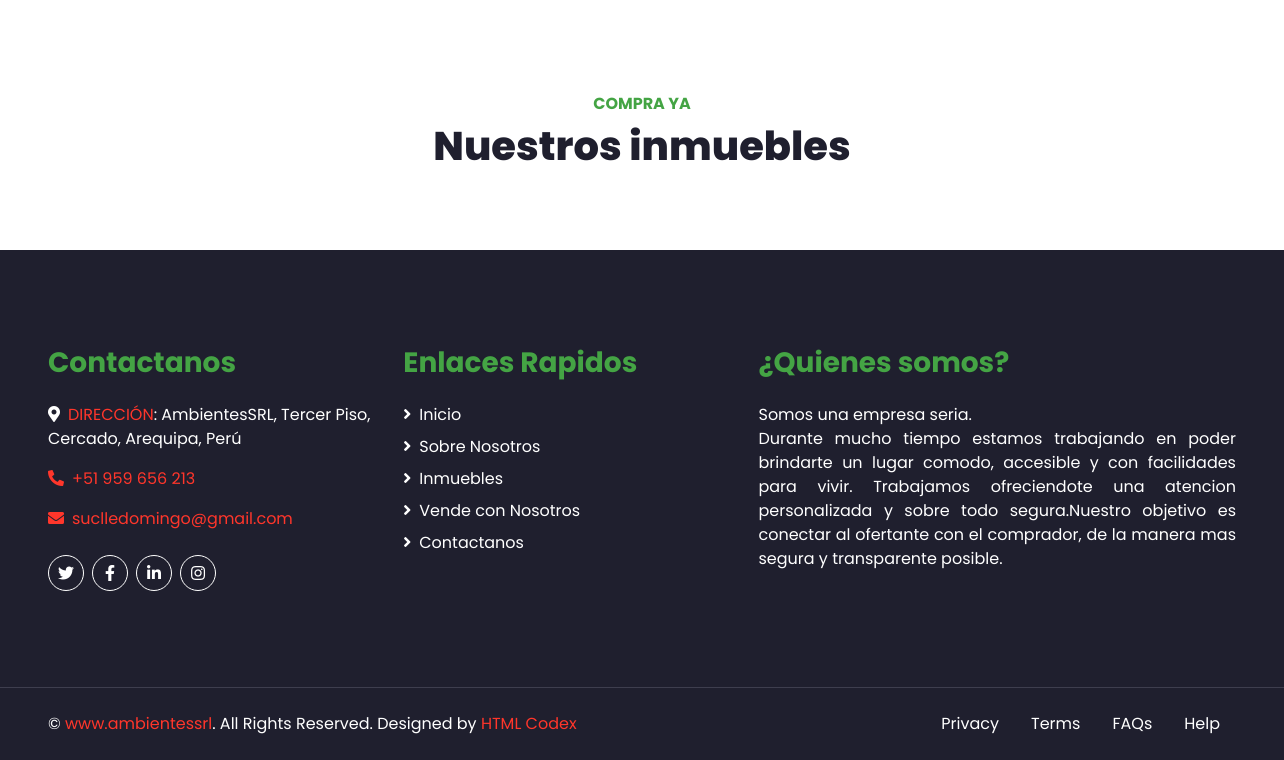
/ (lower part), run on an earlier commit of the app's database.
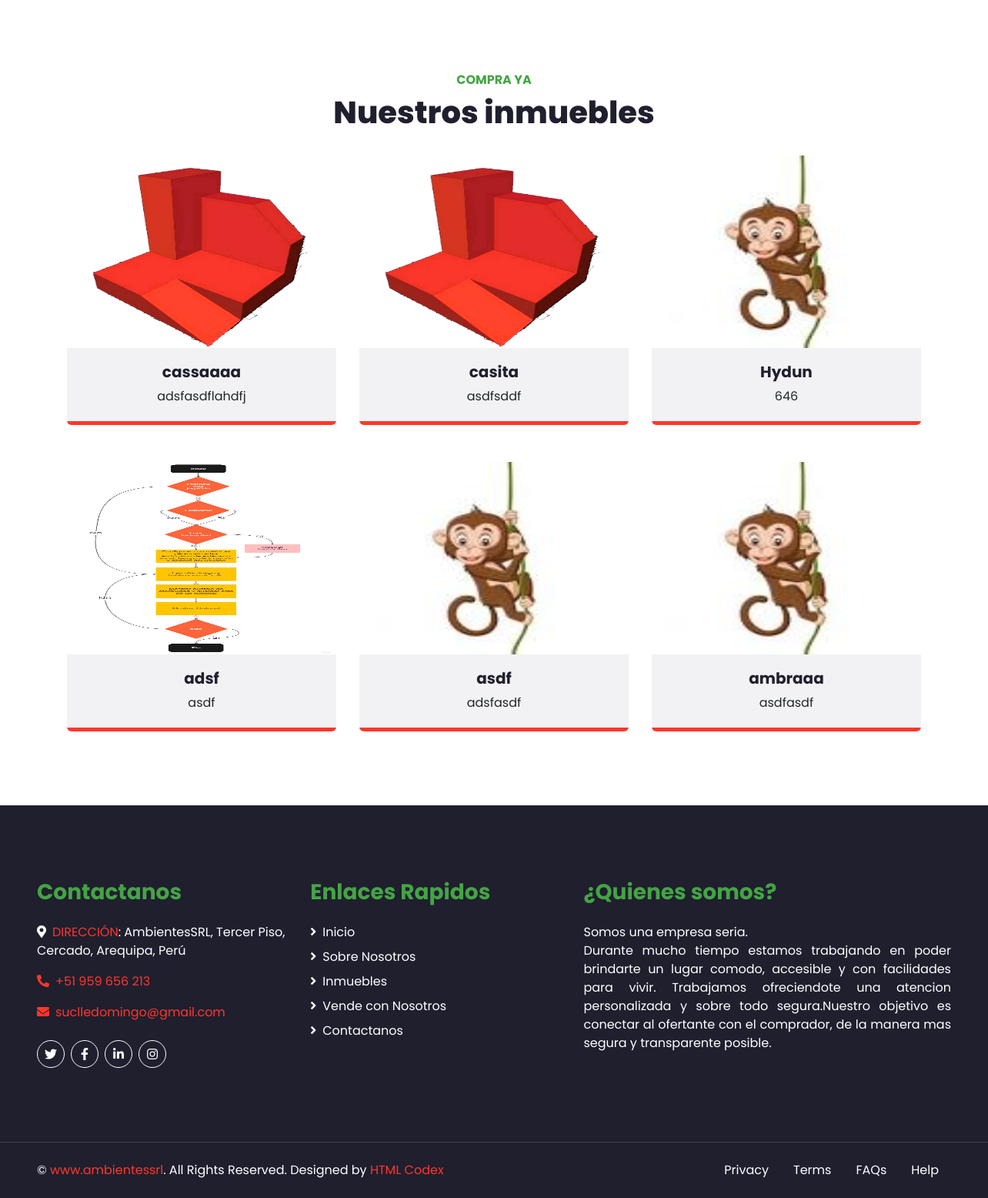
And on a later commit of the database.
### blog/models.py (models this page shows, shortened)
class Post(models.Model):
  author = models.ForeignKey(settings.AUTH_USER_MODEL, on_delete=models.CASCADE)
  titulo = models.CharField(max_length=200)
  ubicacion = models.TextField()
  areatotal = models.IntegerField()
  areaconstruida = models.IntegerField()
  cantdedormitorios = models.IntegerField()
  cantdebaños = models.IntegerField()
  hayasensor = models.BooleanField()
  descuento = models.IntegerField(default = 0)
  descripcion = models.TextField()
  preciodolares = models.IntegerField(default = 0)
  listadeestados = [
    (1, "En construccion"),
    (2, "En planos"),
    (3, "Departamento"),
    (4, "Casa"),
    (5, "Terreno")
    ]
  estadodepredio = models.IntegerField(
    null=False,
    blank=False,
    choices=listadeestados,
    default=1
  )
  created_date = models.DateTimeField(default=timezone.now)
  published_date = models.DateTimeField(blank=True, null=True)
  imagenprincipal = models.ImageField(upload_to='images/', null = True, blank = False)
  imagensecundaria00 = models.ImageField(upload_to='images/', null = True, blank = True)
  imagensecundaria01 = models.ImageField(upload_to='images/', null = True, blank = True)
  imagensecundaria02 = models.ImageField(upload_to='images/', null = True, blank = True)
  imagensecundaria03 = models.ImageField(upload_to='images/', null = True, blank = True)
  imagensecundaria04 = models.ImageField(upload_to='images/', null = True, blank = True)
  imagensecundaria05 = models.ImageField(upload_to='images/', null = True, blank = True)
  imagensecundaria06 = models.ImageField(upload_to='images/', null = True, blank = True)
  imagensecundaria07 = models.ImageField(upload_to='images/', null = True, blank = True)
  imagensecundaria08 = models.ImageField(upload_to='images/', null = True, blank = True)
  imagensecundaria09 = models.ImageField(upload_to='images/', null = True, blank = True)
  imagensecundaria10 = models.ImageField(upload_to='images/', null = True, blank = True)
  imagensecundaria11 = models.ImageField(upload_to='images/', null = True, blank = True)

### blog/views.py (the view)
# urls.py: path('', views.index, name='index'),
def index(request):
    posts = Post.objects.filter(published_date__lte=timezone.now()).order_by('-published_date')
    queryset = request.GET.get("buscar")
    filtrodetipo = request.GET.get("filtrodetipo")
    if queryset:
        print ("hay query")
        if filtrodetipo:
            posts = Post.objects.filter((
                Q(titulo__icontains = queryset) |
                Q(descripcion__icontains = queryset) |
                Q(ubicacion__icontains = queryset)) & Q(estadodepredio__icontains = filtrodetipo)
            ).distinct()
        else:
            posts = Post.objects.filter((
                            Q(titulo__icontains = queryset) |
                            Q(descripcion__icontains = queryset) |
                            Q(ubicacion__icontains = queryset))
                        ).distinct()
    else:
        if filtrodetipo:
            posts = Post.objects.filter(
                Q(estadodepredio__icontains = filtrodetipo)
            ).distinct()
    return render(request, 'blog/index.html', {'posts': posts})

### blog/templates/blog/index.html (shortened to what this page needs)
{% extends 'blog/base.html' %}
{% load static %}
{% block content %}
<div id="listadeinmuebles" class="container-fluid pt-5">
    <div class="container">
        <div class="text-center pb-2">
            <h6 class="text-primary text-uppercase font-weight-bold">Compra Ya</h6>
            <h1 class="mb-4">Nuestros inmuebles</h1>
        </div>
        <div class="row">
            {% for post in posts %}
            <div class="col-lg-4 col-md-6">
                <div class="team card position-relative overflow-hidden border-0 mb-5">
                    <img class="card-img-top" src="{{ post.imagenprincipal.url }}" width="100%" height="250" alt="">
                    <div class="card-body text-center p-0">
                        <div class="team-text d-flex flex-column justify-content-center bg-secondary">
                            <h5 class="font-weight-bold">{{ post.titulo }}</h5>
                            <span>{{post.descripcion}}</span>
                        </div>
                    </div>
                </div>
            </div>
            {% endfor %}
        </div>
    </div>
</div>
{% endblock %}

What changed in the data, as far as the page shows it:
added Post: imagenprincipal (picture), titulo "cassaaaa", descripcion "adsfasdflahdfj"
added Post: imagenprincipal (picture), titulo "casita", descripcion "asdfsddf"
added Post: imagenprincipal (picture), titulo "Hydun", descripcion "646"
added Post: imagenprincipal (picture), titulo "adsf", descripcion "asdf"
added Post: imagenprincipal (picture), titulo "asdf", descripcion "adsfasdf"
added Post: imagenprincipal (picture), titulo "ambraaa", descripcion "asdfasdf"
